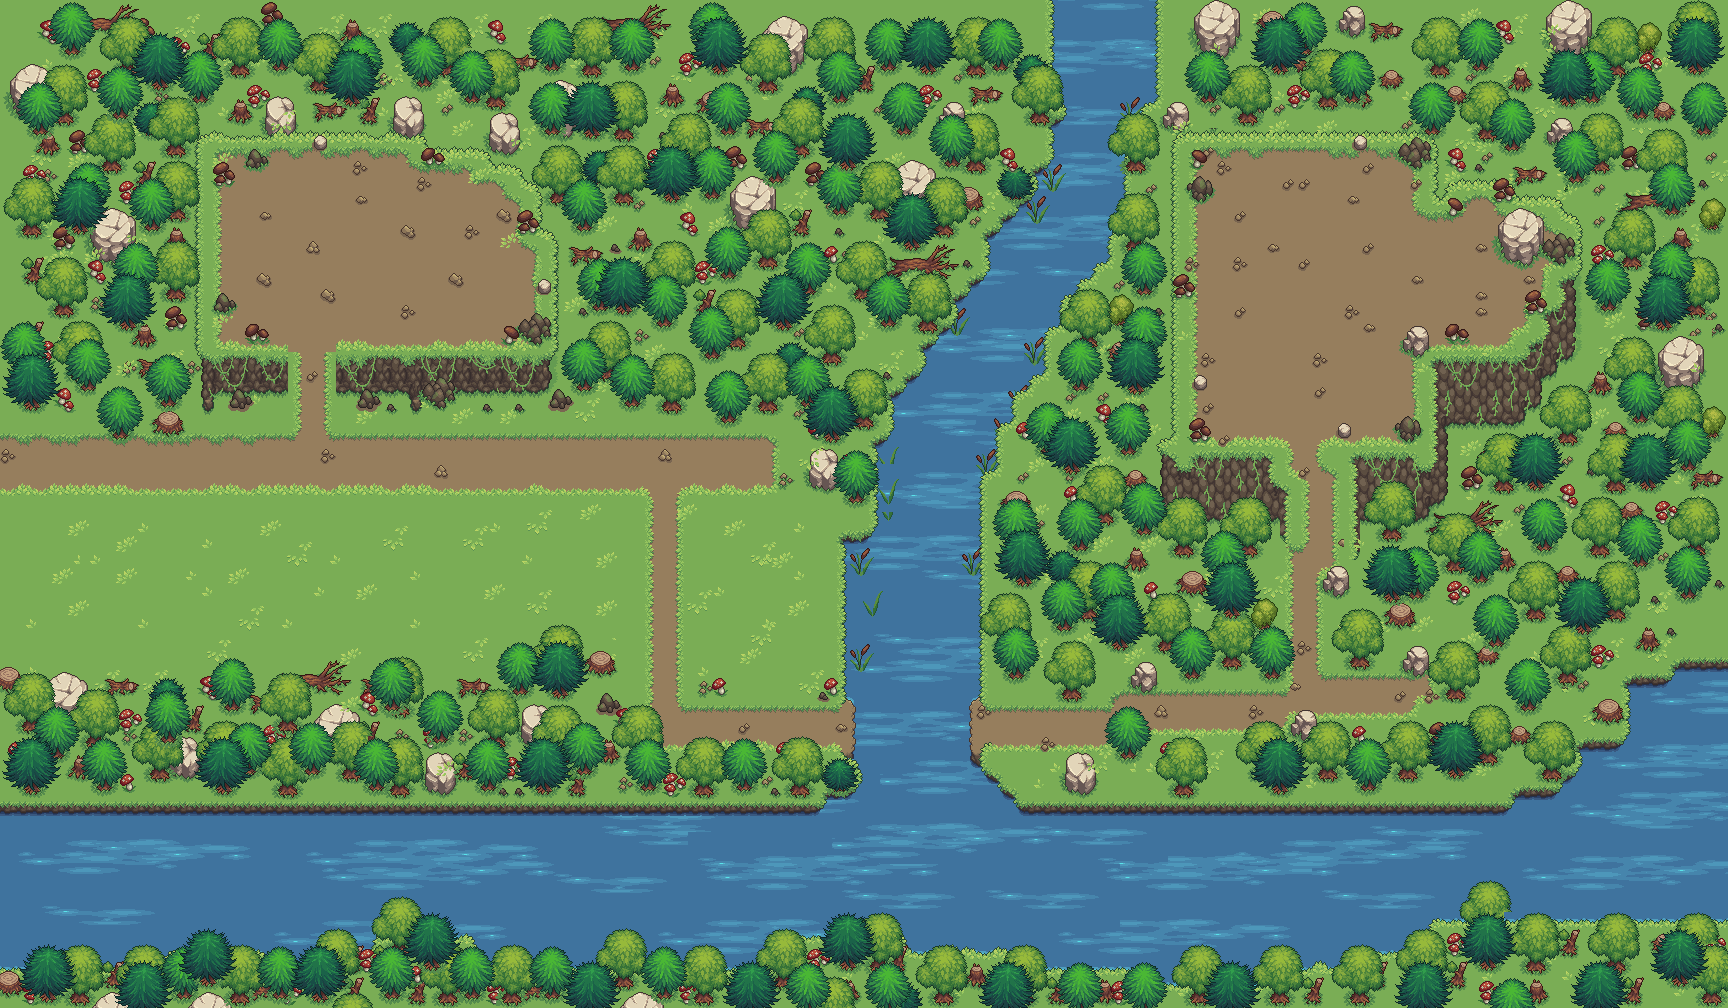

A 2D game scene composited from a Tiled map and its tileset images. What follows is a short description and the map's XML, with each tile layer's data collapsed to a summary:
An orthogonal 108x63 tile map with 16x16 px tiles, 19 tile layers (Water, WaterDetails, WaterDetails2, reeds, ...), 8 tilesets.

<map version="1.10" tiledversion="1.11.2" orientation="orthogonal" renderorder="right-down" width="108" height="63" tilewidth="16" tileheight="16" infinite="0" nextlayerid="23" nextobjectid="1">
 <tileset firstgid="1" source="Water_detilazation.tsx" />
 <tileset firstgid="2887" source="Water_coasts.tsx" />
 <tileset firstgid="4357" source="Water_detilazation2.tsx" />
 <tileset firstgid="7243" source="Ground_grass.tsx" />
 <tileset firstgid="7894" source="Objects.tsx" />
 <tileset firstgid="8950" source="lianas.tsx" />
 <tileset firstgid="9210" source="stairs_grass.tsx" />
 <tileset firstgid="9567" source="spots.tsx" />
 <layer id="1" name="Water" width="108" height="63">
  <data>[6804 cells, 6804 non-empty, 1 distinct tile ids]</data>
 </layer>
 <layer id="2" name="WaterDetails" width="108" height="63">
  <data>[6804 cells, 1659 non-empty, 124 distinct tile ids]</data>
 </layer>
 <layer id="5" name="WaterDetails2" width="108" height="63" offsetx="48" offsety="-64">
  <data>[6804 cells, 1581 non-empty, 124 distinct tile ids]</data>
 </layer>
 <layer id="20" name="reeds" width="108" height="63">
  <data>[6804 cells, 78 non-empty, 28 distinct tile ids]</data>
 </layer>
 <layer id="3" name="Ground" width="108" height="63">
  <data>[6804 cells, 3018 non-empty, 13 distinct tile ids]</data>
 </layer>
 <layer id="4" name="GrassEdge" width="108" height="63">
  <data>[6804 cells, 5565 non-empty, 31 distinct tile ids]</data>
 </layer>
 <layer id="6" name="GrassOverDirt" width="108" height="63">
  <data>[6804 cells, 401 non-empty, 19 distinct tile ids]</data>
 </layer>
 <layer id="8" name="Shadow" width="108" height="63">
  <data>[6804 cells, 15 non-empty, 3 distinct tile ids]</data>
 </layer>
 <layer id="17" name="Stairs" width="108" height="63">
  <data>[6804 cells, 652 non-empty, 49 distinct tile ids]</data>
 </layer>
 <layer id="7" name="GrassCliffs" width="108" height="63">
  <data>[6804 cells, 313 non-empty, 42 distinct tile ids]</data>
 </layer>
 <layer id="21" name="Liana" width="108" height="63">
  <data>[6804 cells, 102 non-empty, 27 distinct tile ids]</data>
 </layer>
 <layer id="14" name="GrassElements1" width="108" height="63">
  <data>[6804 cells, 374 non-empty, 5 distinct tile ids]</data>
 </layer>
 <layer id="15" name="GrassElements2" width="108" height="63">
  <data>[6804 cells, 383 non-empty, 4 distinct tile ids]</data>
 </layer>
 <layer id="16" name="GrassElements3" width="108" height="63">
  <data>[6804 cells, 539 non-empty, 9 distinct tile ids]</data>
 </layer>
 <layer id="18" name="Stumps and trunks" width="108" height="63">
  <data>[6804 cells, 771 non-empty, 89 distinct tile ids]</data>
 </layer>
 <layer id="19" name="Shrooms" width="108" height="63">
  <data>[6804 cells, 342 non-empty, 24 distinct tile ids]</data>
 </layer>
 <layer id="11" name="LightGreenTree" width="108" height="63">
  <data>[6804 cells, 1815 non-empty, 16 distinct tile ids]</data>
 </layer>
 <layer id="12" name="MidGreenTree" width="108" height="63">
  <data>[6804 cells, 1219 non-empty, 14 distinct tile ids]</data>
 </layer>
 <layer id="13" name="DarkGreenTree" width="108" height="63">
  <data>[6804 cells, 724 non-empty, 16 distinct tile ids]</data>
 </layer>
</map>
